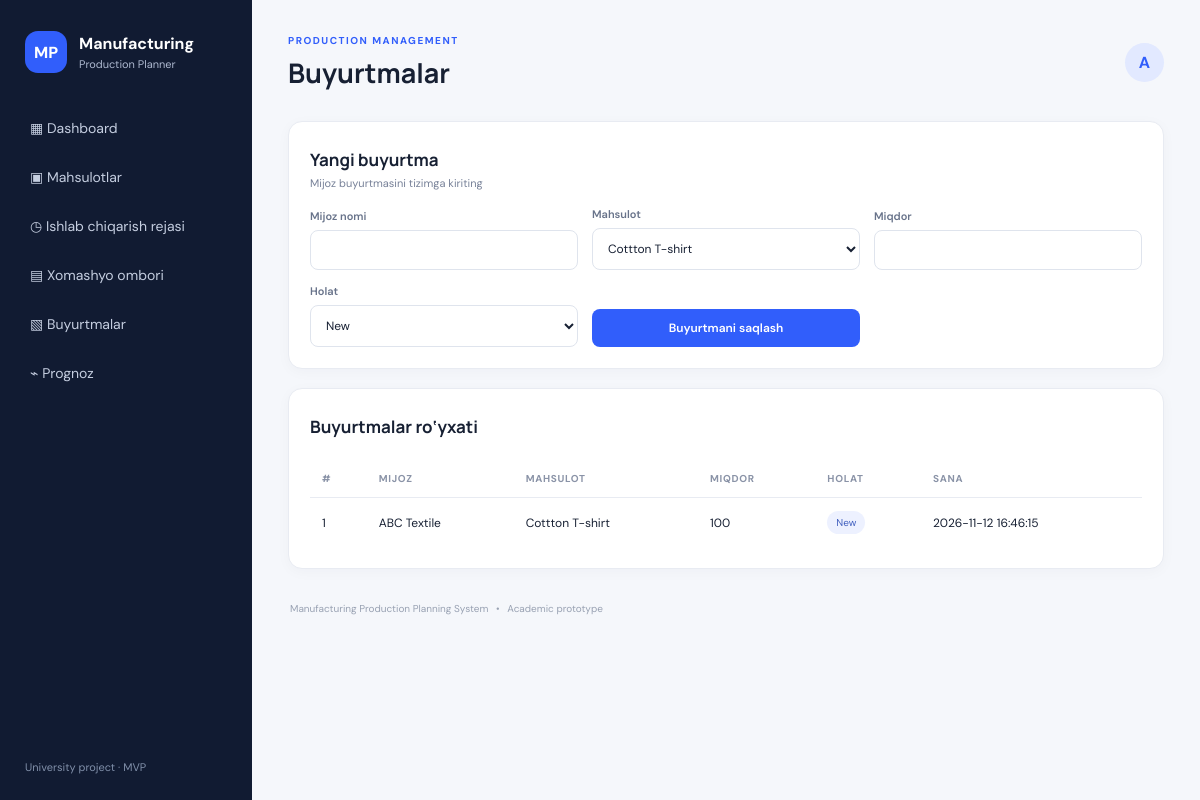
The page /orders on the database its author committed.
### tables this page shows
CREATE TABLE orders (
        id INTEGER PRIMARY KEY AUTOINCREMENT,
        customer_name TEXT NOT NULL,
        product_id INTEGER NOT NULL,
        quantity INTEGER NOT NULL CHECK(quantity > 0),
        status TEXT NOT NULL DEFAULT 'New',
        created_at TEXT NOT NULL DEFAULT CURRENT_TIMESTAMP,
        FOREIGN KEY(product_id) REFERENCES products(id) ON DELETE RESTRICT
    );

CREATE TABLE products (
        id INTEGER PRIMARY KEY AUTOINCREMENT,
        name TEXT NOT NULL,
        sku TEXT NOT NULL UNIQUE,
        unit_price REAL NOT NULL DEFAULT 0 CHECK(unit_price >= 0),
        created_at TEXT NOT NULL DEFAULT CURRENT_TIMESTAMP
    );

### app.py (the view, shortened to what this page needs)
@app.route("/orders", methods=["GET", "POST"])
def orders():
    db = get_db()
    products = db.execute("SELECT * FROM products ORDER BY name").fetchall()
    rows = db.execute("""SELECT o.*, p.name product_name FROM orders o
                         JOIN products p ON p.id=o.product_id ORDER BY o.id DESC""").fetchall()
    return render_template("orders.html", orders=rows, products=products)

### app.py (called while the page is built)
@app.before_request
def setup():
    init_db()

### database.py (called while the page is built)
def get_db():
    conn = sqlite3.connect(DB_PATH)
    conn.row_factory = sqlite3.Row
    conn.execute("PRAGMA foreign_keys = ON")
    return conn

### templates/templates/orders.html
{% extends "base.html" %}{% block heading %}Buyurtmalar{% endblock %}{% block content %}
<section class="panel"><div class="panel-head"><div><h2>Yangi buyurtma</h2><p>Mijoz buyurtmasini tizimga kiriting</p></div></div><form method="post" class="form-grid"><label>Mijoz nomi<input name="customer_name" required></label><label>Mahsulot<select name="product_id" required>{% for p in products %}<option value="{{p.id}}">{{p.name}}</option>{% endfor %}</select></label><label>Miqdor<input type="number" min="1" name="quantity" required></label><label>Holat<select name="status"><option>New</option><option>In progress</option><option>Completed</option><option>Cancelled</option></select></label><button class="button" {% if not products %}disabled{% endif %}>Buyurtmani saqlash</button></form></section>
<section class="panel"><div class="panel-head"><h2>Buyurtmalar ro‘yxati</h2></div><div class="table-wrap"><table><thead><tr><th>#</th><th>Mijoz</th><th>Mahsulot</th><th>Miqdor</th><th>Holat</th><th>Sana</th></tr></thead><tbody>{% for o in orders %}<tr><td>{{o.id}}</td><td>{{o.customer_name}}</td><td>{{o.product_name}}</td><td>{{o.quantity}}</td><td><span class="pill">{{o.status}}</span></td><td>{{o.created_at}}</td></tr>{% else %}<tr><td colspan="6" class="empty">Buyurtmalar mavjud emas.</td></tr>{% endfor %}</tbody></table></div></section>
{% endblock %}

### static/css/style.css (style rules this page uses)
:root { --ink:#172033;--muted:#778198;--line:#e8ebf2;--bg:#f5f7fb;--blue:#315efb;--nav:#111b32;--green:#15966b }
* { box-sizing:border-box }
body { margin:0;background:var(--bg);color:var(--ink);font-family:'DM Sans',sans-serif }
h1,h2 { font-family:Manrope,sans-serif;margin:5px 0 }
h2 { font-size:17px }
.stat,.panel { background:white;border:1px solid var(--line);border-radius:14px;box-shadow:0 3px 14px #18274a08 }
.stat small,.panel-head p { color:var(--muted);font-size:11px }
.panel { padding:21px;margin-bottom:19px }
.panel-head { display:flex;align-items:center;justify-content:space-between;margin-bottom:17px }
.panel-head p { margin:4px 0 0 }
.button { border:0;background:var(--blue);color:white;padding:11px 16px;border-radius:8px;text-decoration:none;font:600 12px 'DM Sans';cursor:pointer;display:inline-block }
.table-wrap { overflow-x:auto }
table { width:100%;border-collapse:collapse;white-space:nowrap }
th { text-align:left;color:#8a93a7;font-size:10px;text-transform:uppercase;letter-spacing:.7px;padding:12px;border-bottom:1px solid var(--line) }
td { padding:13px 12px;border-bottom:1px solid #f0f2f6;font-size:12px }
tbody tr:last-child td { border:0 }
.pill { display:inline-block;background:#edf1ff;color:#4260bf;padding:5px 9px;border-radius:20px;font-size:10px }
.form-grid { display:grid;grid-template-columns:repeat(3,minmax(0,1fr));gap:14px;align-items:end }
.form-grid label { display:grid;gap:7px;color:#68738a;font-size:11px;font-weight:600 }
.form-grid input,.form-grid select,.inline-form input { width:100%;padding:11px;border:1px solid #dfe4ed;border-radius:8px;background:#fff;color:var(--ink);font:12px 'DM Sans';outline:none }

### rows shown on the page
orders: id "1", customer_name "ABC Textile", product_name "Cottton T-shirt", quantity "100", status "New", created_at "2026-11-12 16:46:15"

### other values the page prints
form field product_id "Cottton T-shirt"
